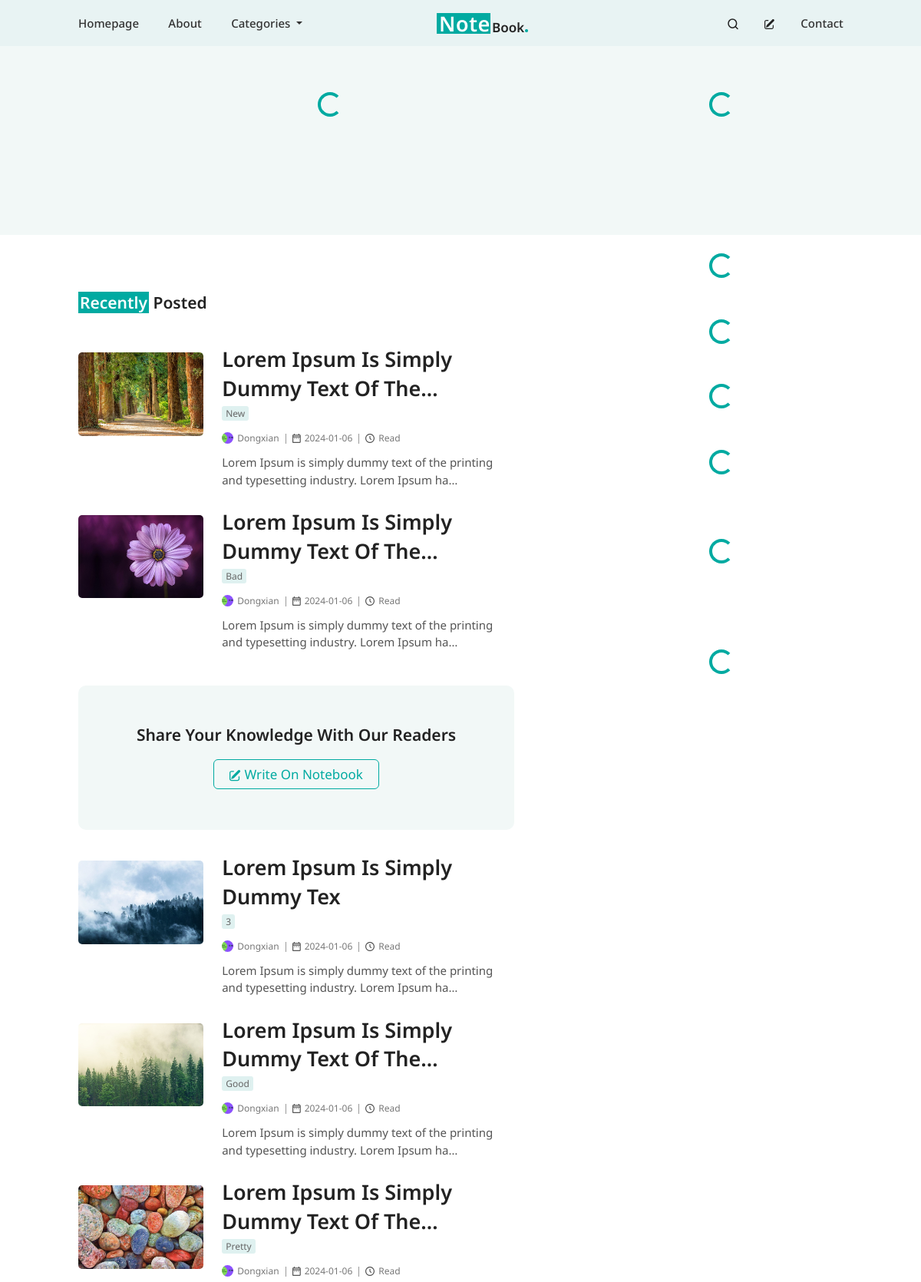
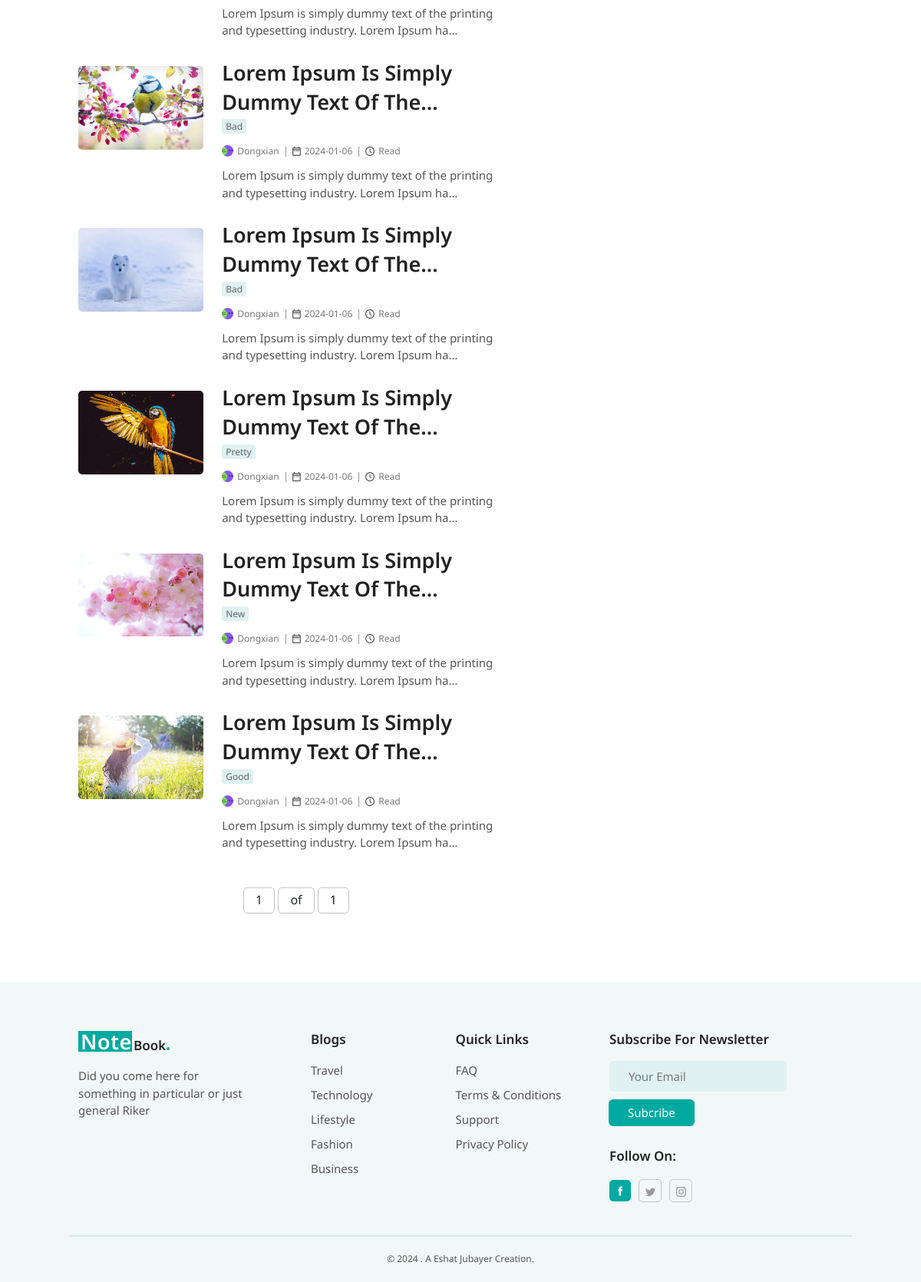
The app's page /, older data (2 pictures, top to bottom).
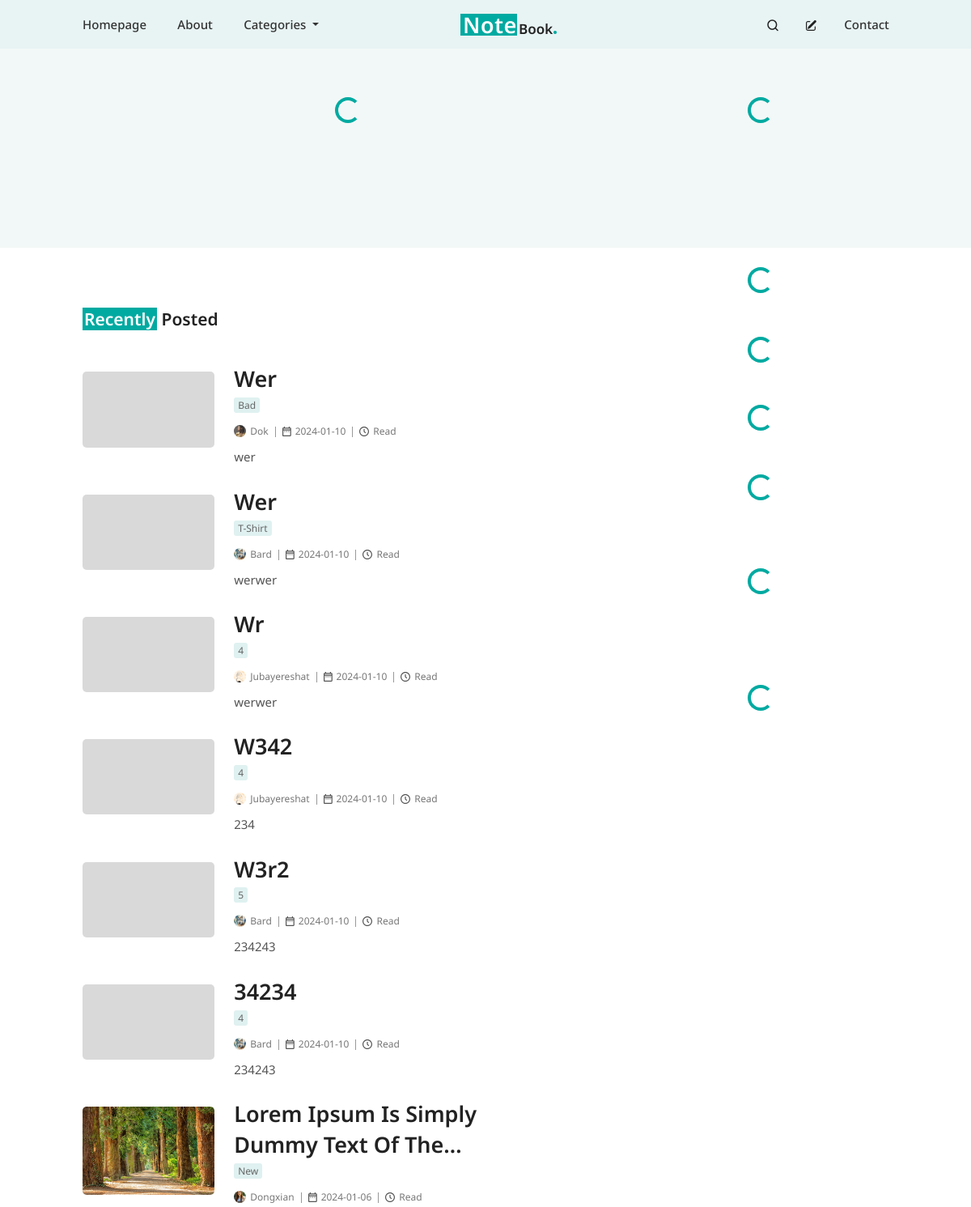
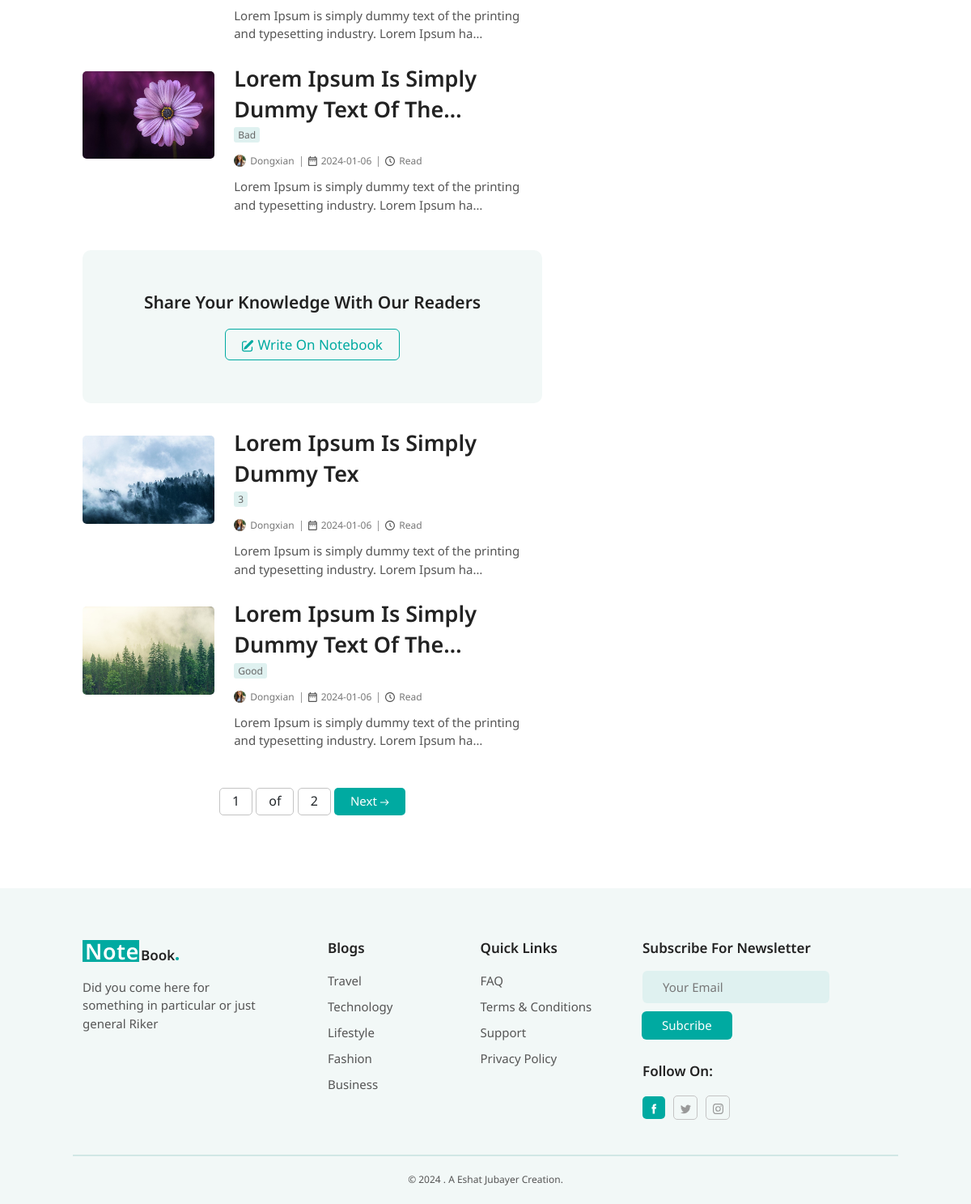
The same page, newer data (2 pictures, top to bottom).
### post/models.py (models this page shows, shortened)
class BlogPost(models.Model):
    author = models.ForeignKey(User, on_delete=models.CASCADE)
    title = models.CharField(max_length=200)
    content = models.TextField()
    category = models.ForeignKey(Category, on_delete=models.CASCADE,null=True)
    tags = models.ManyToManyField(Tag, blank=True, null=True)
    featured_image = models.ImageField(upload_to='featured_images/', default='featured_images/default_image.png', validators=[
                              FileExtensionValidator(['png', 'jpg', 'jpeg', 'gif'])], blank=True, null=True)
    created_at = models.DateTimeField(auto_now_add=True)
    updated_at = models.DateTimeField(auto_now=True)
    is_featured= models.BooleanField(default=False)
    views = models.PositiveIntegerField(default=0)
    banner_after_me=models.BooleanField(default=False)
    class Meta:
        ordering = ['-id']
    @property
    def readtime(self):
        result = of_html(self.content)
        return result.text

class Category(models.Model):
    name = models.CharField(max_length=100, unique=True)
    def __str__(self):
        return self.name
    class Meta:
        ordering = ['-id']

### profiles/models.py (models this page shows, shortened)
class Profile(models.Model):
    user = models.OneToOneField(User, on_delete=models.CASCADE)
    avatar = models.ImageField(default='avatars/avatar.png', upload_to='avatars',validators=[
                              FileExtensionValidator(['png', 'jpg', 'jpeg', 'gif'])])
    profession = models.CharField(max_length=50, null=True, blank=True)
    about_me = models.CharField(max_length=300, null=True, blank=True)
    facebook_url = models.URLField(validators=[URLValidator()], blank=True, null=True)
    twitter_url = models.URLField(validators=[URLValidator()], blank=True, null=True)
    instagram_url = models.URLField(validators=[URLValidator()], blank=True, null=True)

### post/views.py (the view)
# urls.py: path('', include('post.urls')),
def post(request):
    queryset = BlogPost.objects.all()
    items_per_page = 10
    paginator = Paginator(queryset, items_per_page)
    page = request.GET.get('page')
    try:
        objects = paginator.page(page)
    except PageNotAnInteger:
        objects = paginator.page(1)
    except EmptyPage:
        objects = paginator.page(paginator.num_pages)
    return render (request, 'post.html', {'objects':  objects,} )

### post/templates/post.html (shortened to what the changed rows need)
{% extends 'base.html' %}
{% load static %}
{% block style %}
<link rel="stylesheet" type='text/css' href={% static 'post.css' %}>
{% endblock style %}
{% block content %}
<div class="sec-section mt-4">
    <div class="container-fluid">
        <div class="row">
            <div style="padding-right:100px" class="col-lg-8 recent-post-first-col">
                <h2 class="recent-post-headline">
                    {% if objects %}
                    <h2 class="recent-post-headline">
                        <span class="recent-post-span">Recently</span> Posted
                    </h2>
                    {% endif %}
                </h2>
                <div class="recent-post-container">
                    {% for obj in objects %}
                    <div style="margin-bottom:35px" class="d-flex recent-post-row">
                        <div style="width:30%" class="me-4">
                            <img style="width: 100%; border-radius: 5px; object-fit: cover;"
                                src="{{obj.featured_image.url}}" alt="image">
                        </div>
                        <div style="width:70%" class="">
                            <h2 class="recent-post-title">{{ obj.title|truncatechars:40 | safe }}</h2>
                            <p style="margin-top:-17px; margin-bottom:20px" class="recent-post-category post-category">
                                <span class="post-category-span">{{obj.category}}</span>
                            </p>
                            <div class='recent-post-details d-flex'>
                                <div class='d-flex pe-2'>
                                    <img class='recent-post-author-image' alt="author-image"
                                        src="{{obj.author.profile.avatar.url}}" />
                                    <span class="post-details-text">
                                        {{ obj.author.username}}
                                </div>
                                <div class='recent-post-date-container d-flex px-2'>
                                    <span class="post-details-text">
                                        {{obj.created_at |date:"Y-m-d"}}
                                    </span>
                                </div>
                                <div class="d-flex px-2 recent-post-time-container">
                                    <span class="post-details-text"> {{obj.readtime}} Read </span>
                                </div>
                            </div>
                            <div class="recent-post-content">
                                {{ obj.content|truncatechars_html:90 | safe }}
                            </div>
                        </div>
                    </div>
                    {% if obj.banner_after_me %}
                    <div class="banner">
                        <h2 class="banner-headline">
                            Share your knowledge with our readers
                        </h2>
                        <a href="" class="banner-link">
                            Write on notebook
                        </a>
                    </div>
                    {% endif %}
                    {% endfor %}
                </div>
                <div class="pagination mb-5 mt-3 d-flex justify-content-center">
                    <span class="step-links">
                        <span class="current">
                            <span class="recent-middle-num">{{ objects.number }}</span>
                            <span class="recent-middle-num"> of</span>
                            <span class="recent-middle-num">{{ objects.paginator.num_pages }}</span>
                        </span>
                        {% if objects.has_next %}
                        <a class="recent-post-next-btn" href="?page={{ objects.next_page_number }}">
                            <span class="next-span">Next</span>
                        </a>
                        {% endif %}
                    </span>
                </div>
            </div>
                {% include 'sidebar.html' %}
        </div>
    </div>
</div>
{% endblock content %}

Row changes from the older to the newer data that the page shows:
no longer on this page (row unchanged): BlogPost: featured_image (picture), title "Lorem Ipsum Is Simply Dummy Text Of The…", category "Pretty", author.profile.avatar (picture), author.username "Dongxian", created_at "2024-01-06", content "Lorem Ipsum is simply dummy text of the printing and typesetting industry. Lorem Ipsum ha…"
no longer on this page (row unchanged): BlogPost: featured_image (picture), title "Lorem Ipsum Is Simply Dummy Text Of The…", category "Bad", author.profile.avatar (picture), author.username "Dongxian", created_at "2024-01-06", content "Lorem Ipsum is simply dummy text of the printing and typesetting industry. Lorem Ipsum ha…"
no longer on this page (row unchanged): BlogPost: featured_image (picture), title "Lorem Ipsum Is Simply Dummy Text Of The…", category "Bad", author.profile.avatar (picture), author.username "Dongxian", created_at "2024-01-06", content "Lorem Ipsum is simply dummy text of the printing and typesetting industry. Lorem Ipsum ha…"
no longer on this page (row unchanged): BlogPost: featured_image (picture), title "Lorem Ipsum Is Simply Dummy Text Of The…", category "Pretty", author.profile.avatar (picture), author.username "Dongxian", created_at "2024-01-06", content "Lorem Ipsum is simply dummy text of the printing and typesetting industry. Lorem Ipsum ha…"
no longer on this page (row unchanged): BlogPost: featured_image (picture), title "Lorem Ipsum Is Simply Dummy Text Of The…", category "New", author.profile.avatar (picture), author.username "Dongxian", created_at "2024-01-06", content "Lorem Ipsum is simply dummy text of the printing and typesetting industry. Lorem Ipsum ha…"
no longer on this page (row unchanged): BlogPost: featured_image (picture), title "Lorem Ipsum Is Simply Dummy Text Of The…", category "Good", author.profile.avatar (picture), author.username "Dongxian", created_at "2024-01-06", content "Lorem Ipsum is simply dummy text of the printing and typesetting industry. Lorem Ipsum ha…"
added BlogPost: featured_image (placeholder picture), title "Wer", category "Bad", author.profile.avatar (picture), author.username "Dok", created_at "2024-01-10", content "wer"
added BlogPost: featured_image (placeholder picture), title "Wer", category "T-Shirt", author.profile.avatar (picture), author.username "Bard", created_at "2024-01-10", content "werwer"
added BlogPost: featured_image (placeholder picture), title "Wr", category "4", author.profile.avatar (picture), author.username "Jubayereshat", created_at "2024-01-10", content "werwer"
added BlogPost: featured_image (placeholder picture), title "W342", category "4", author.profile.avatar (picture), author.username "Jubayereshat", created_at "2024-01-10", content "234"
added BlogPost: featured_image (placeholder picture), title "W3r2", category "5", author.profile.avatar (picture), author.username "Bard", created_at "2024-01-10", content "234243"
added BlogPost: featured_image (placeholder picture), title "34234", category "4", author.profile.avatar (picture), author.username "Bard", created_at "2024-01-10", content "234243"
changed through a linked row, BlogPost "New": author.profile.avatar: a different picture
changed through a linked row, BlogPost (number 8 of 10 on the later page): author.profile.avatar: a different picture
changed through a linked row, BlogPost "Lorem Ipsum Is Simply Dummy Tex": author.profile.avatar: a different picture
changed through a linked row, BlogPost "Good": author.profile.avatar: a different picture
Text that changed along with them:
{{ objects.paginator.num_pages }}: "1" → "2"
text now shown: "Next"
